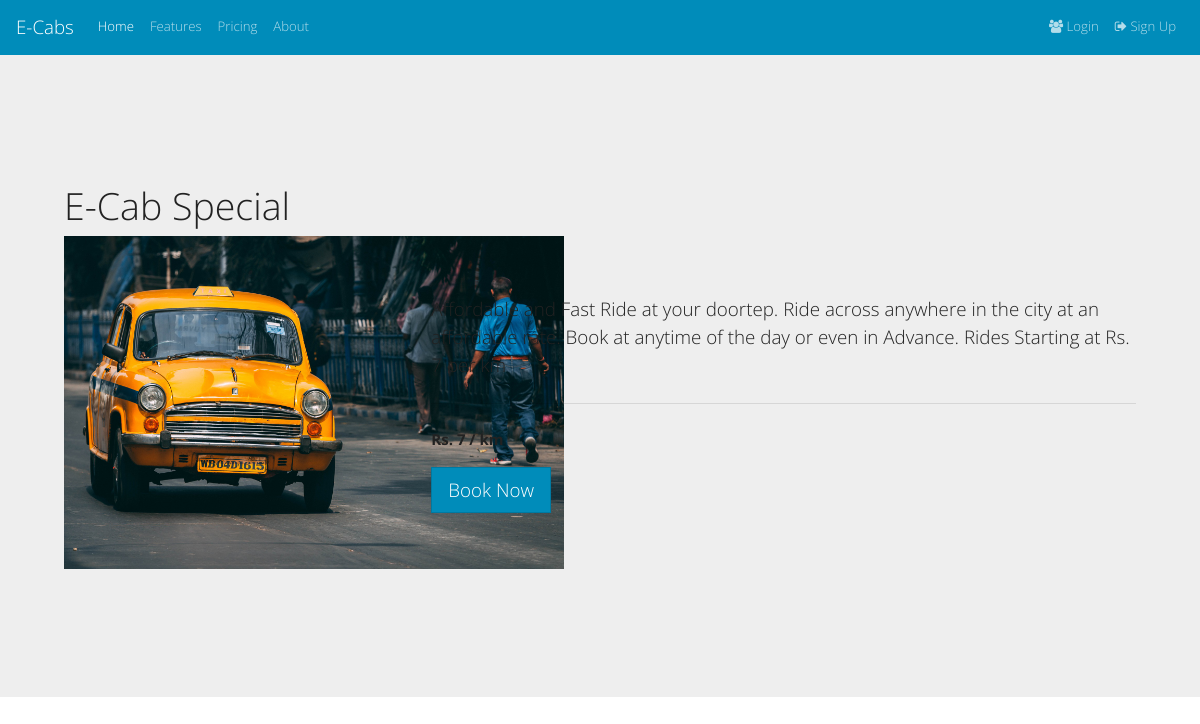
The app's page /car/2/ with its own data.
### frontend/models.py (models this page shows, shortened)
class Car(models.Model):
    name = models.CharField(max_length=100)
    image = models.ImageField(upload_to='car_images')
    description = models.TextField()
    daily_rent = models.IntegerField()
    is_available = models.BooleanField()

### frontend/views.py (the view)
# urls.py: url(r'^car/(?P<pk>\d+)/$', CarDetailsView.as_view(), name='car-details'),
class CarDetailsView(DetailView):
    template_name = 'car_details.html'
    model = Car
    def get_context_data(self, **kwargs):
        ctx = super(CarDetailsView, self).get_context_data(**kwargs)
        ctx['booking_success'] = 'booking-success' in self.request.GET
        return ctx

### frontend/templates/car_details.html (shortened to what this page needs)
{% extends "base.html" %}
{% block content %}
<div class="jumbotron">
<div class="row">
  <div class="col-sm-4"><h1 class="display-6">{{ object.name }}</h1><img class="image" src="{{ car.image.url }}" /></div>
  <div class="col-sm-8"><br><br><br><br><br>
	<p class="lead">{{ object.description }}</p>
	<hr class="my-4">
	  <p><strong> Rs. {{ object.daily_rent }} / km</strong></p>
	  <p class="lead">
	    <a class="btn btn-primary btn-lg" href="{% url 'new-booking' car_pk=object.pk %}" role="button">Book Now</a>
	  </p>
	</div>
</div>
</div>
{% endblock %}

### records on screen
Car: name "E-Cab Special", image (picture), description "Affordable and Fast Ride at your doortep. Ride across anywhere in the city at an affordable rate. Book at anytime of the day or even in Advance. Rides Starting at Rs. 7 per km", daily_rent "7"
